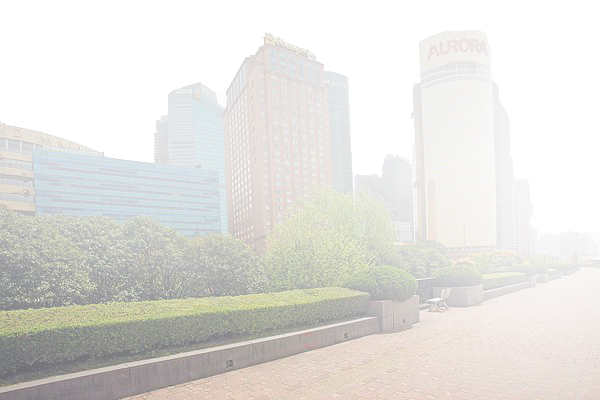
//> input picture fog1.jpg, 600 x 400 px
$ ./源   (built with g++ and OpenCV 4)
//> lines starting //> are read from the running program, lines starting //| are printed output that depends on the picture
//#include "stdafx.h"
#include <opencv2/core/core.hpp>
#include "opencv2/highgui/highgui.hpp"
#include "opencv2/imgproc/imgproc.hpp"
#include <iostream>
//#include <vector>
//
using namespace cv;
using namespace std;
// [34 lines of commented-out code are left out]
Mat histImage(500, 500, CV_8UC3, cv::Scalar(0, 0, 0));
void huiduzhifangtu(Mat ImageGray)
{


	// 定义直方图参数
	const int channels[1] = { 0 };
	const int histSize[1] = { 256 };
	float pranges[2] = { 0,255 };
	const float* ranges[1] = { pranges };


	cv::MatND hist;
	// 计算直方图
	cv::calcHist(&ImageGray, 1, channels, cv::Mat(), hist, 1,
		histSize, ranges);
	// 初始化画布参数
	int hist_w = 500;
	int hist_h = 500;
	int nHistSize = 255;
	//// 区间
	int bin_w = cvRound((double)hist_w / nHistSize);
	// 将直方图归一化到范围 [ 0, histImage.rows ]
	normalize(hist, hist, 0, histImage.rows,
		cv::NORM_MINMAX, -1, cv::Mat());
	// 在直方图画布上画出直方图
	for (int i = 1; i < nHistSize; i++)
	{
		line(histImage, cv::Point(bin_w*(i - 1),
			hist_h - cvRound(hist.at<float>(i - 1))),
			cv::Point(bin_w*(i),
				hist_h - cvRound(hist.at<float>(i))),
			cv::Scalar(0, 0, 255), 2, 8, 0);
	}


}

int main(int argc, char** argv)
{
	cv::Mat inp_img = cv::imread("fog1.jpg");
//> inp_img is the input picture: 400 rows x 600 cols, CV_8UC3; mean B, G, R 220.3, 224.3, 225.7
	if (!inp_img.data) {
		cout << "Something Wrong";
		return -1;
	}
	namedWindow("Input Image", CV_WINDOW_AUTOSIZE);
	cv::imshow("Input Image", inp_img);
	GaussianBlur(inp_img, inp_img, Size(1, 1),0,0);
	cv::Mat clahe_img;
	cv::cvtColor(inp_img, clahe_img, CV_BGR2Lab);
//> clahe_img: 400 rows x 600 cols, CV_8UC3; mean of channels 0, 1, 2 227.4, 127.8, 130.2
	std::vector<cv::Mat> channels(3);
	cv::split(clahe_img, channels);
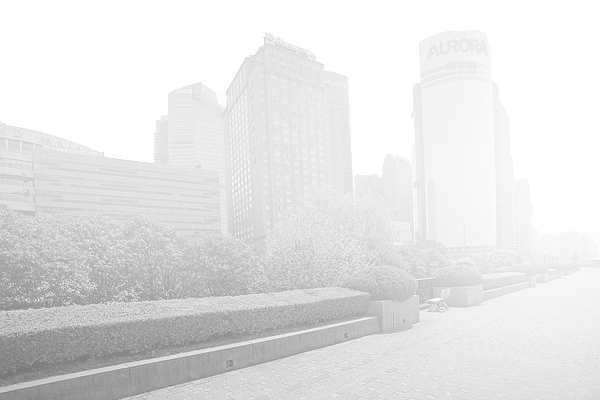
//> channels[0]: 400 rows x 600 cols, CV_8UC1; min 117, max 255, mean 227.4
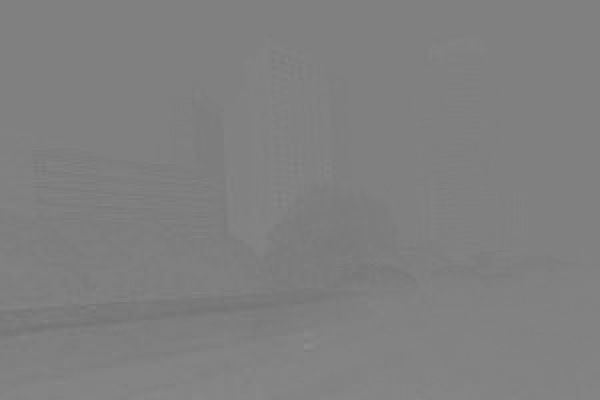
//> channels[1]: 400 rows x 600 cols, CV_8UC1; min 115, max 141, mean 127.8
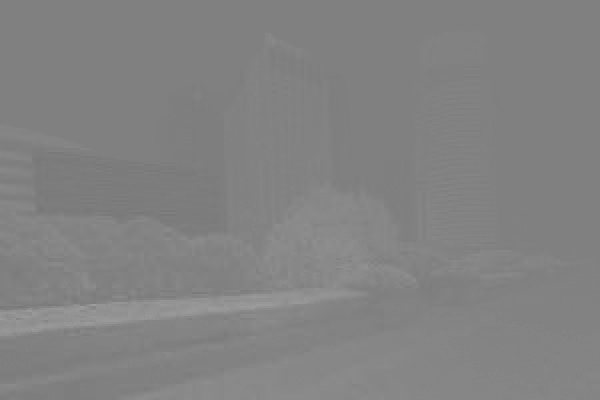
//> channels[2]: 400 rows x 600 cols, CV_8UC1; min 119, max 159, mean 130.2

	cv::Ptr<cv::CLAHE> clahe = cv::createCLAHE();
	// 直方图的柱子高度大于计算后的ClipLimit的部分被裁剪掉，然后将其平均分配给整张直方图
	// 从而提升整个图像
	clahe->setClipLimit(4.); //(int)(4.*(8*8)/256)
	clahe->setTilesGridSize(Size(8, 8)); // 将图像分为8*8块
	cv::Mat dst;
	clahe->apply(channels[0], dst);
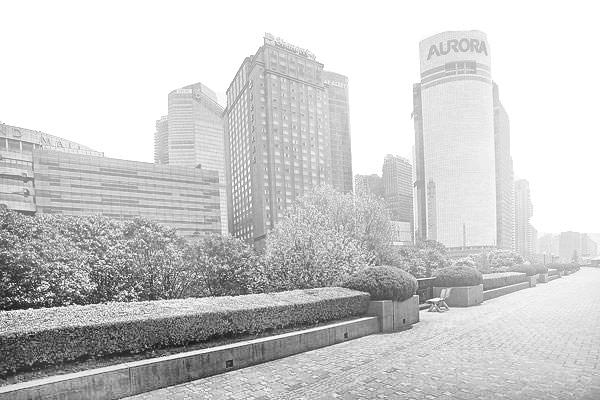
//> dst: 400 rows x 600 cols, CV_8UC1; min 24, max 255, mean 203.1
	dst.copyTo(channels[0]);
	cv::merge(channels, clahe_img);
//> clahe_img: 400 rows x 600 cols, CV_8UC3; mean of channels 0, 1, 2 203.1, 127.8, 130.2

	cv::Mat image_clahe;
	cv::cvtColor(clahe_img, image_clahe, CV_Lab2BGR);
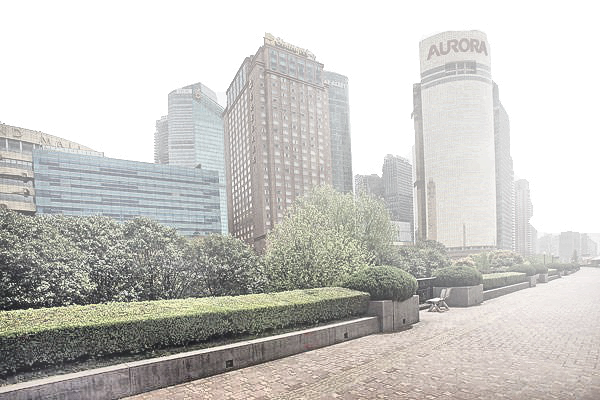
//> image_clahe: 400 rows x 600 cols, CV_8UC3; mean B, G, R 195, 198.9, 200.3

	//cout << cvFloor(-1.5) << endl;

	namedWindow("CLAHE Image", CV_WINDOW_AUTOSIZE);
	cv::imshow("CLAHE Image", image_clahe);
	//GaussianBlur(image_clahe, image_clahe, Size(5, 5), 0, 0);
	huiduzhifangtu(image_clahe);
//> in huiduzhifangtu, `cv::calcHist(&ImageGray, 1, channels, cv::Mat(), hist, 1, histSize, ra..`: hist = 256 values, max 1923 at index 224, min 0 at index 0, mean 662.9
//> in huiduzhifangtu, `normalize(hist, hist, 0, histImage.rows, cv::NORM_MINMAX, -1, cv::Mat(..`: hist = 256 values, max 500 at index 224, min 0 at index 0, mean 172.4
//> after the loop in huiduzhifangtu, `for (int i = 1; i < nHistSize; i++)`:
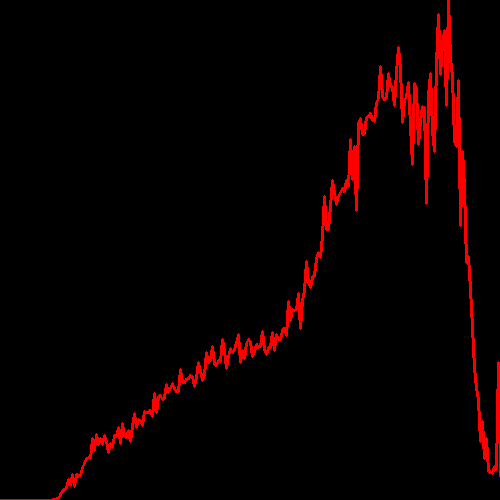
//> histImage: 500 rows x 500 cols, CV_8UC3; mean B, G, R 0, 0, 10.2
	imshow("clahe直方图", histImage);
	imwrite("out.jpg", histImage);
	cv::waitKey(0);
	destroyAllWindows();

	return 0;
}

$ run again, with fog6.jpg copied over fog1.jpg
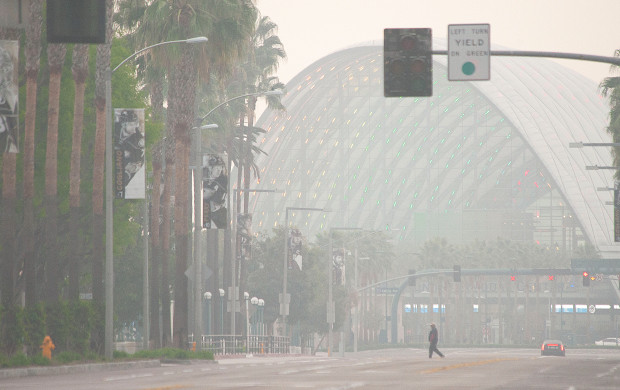
//> input picture fog6.jpg, 620 x 390 px
//> inp_img is the input picture: 390 rows x 620 cols, CV_8UC3; mean B, G, R 162.7, 168.9, 170.6
//> `cv::cvtColor(clahe_img, image_clahe, CV_Lab2BGR);`:
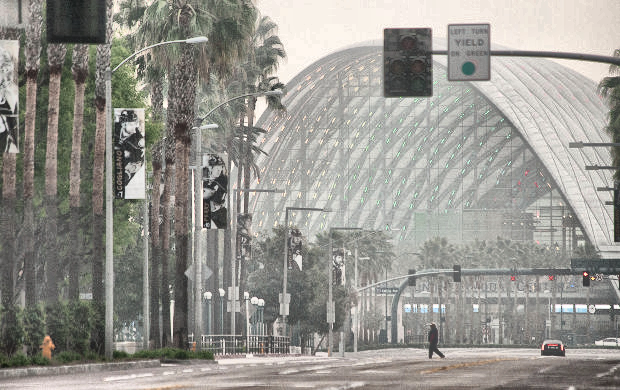
//> image_clahe: 390 rows x 620 cols, CV_8UC3; mean B, G, R 143, 149.1, 150.8
//> in huiduzhifangtu, `cv::calcHist(&ImageGray, 1, channels, cv::Mat(), hist, 1, histSize, ra..`: hist = 256 values, max 2219 at index 233, min 0 at index 0, mean 944.3
//> in huiduzhifangtu, `normalize(hist, hist, 0, histImage.rows, cv::NORM_MINMAX, -1, cv::Mat(..`: hist = 256 values, max 500 at index 233, min 0 at index 0, mean 212.8
//> after the loop in huiduzhifangtu, `for (int i = 1; i < nHistSize; i++)`:
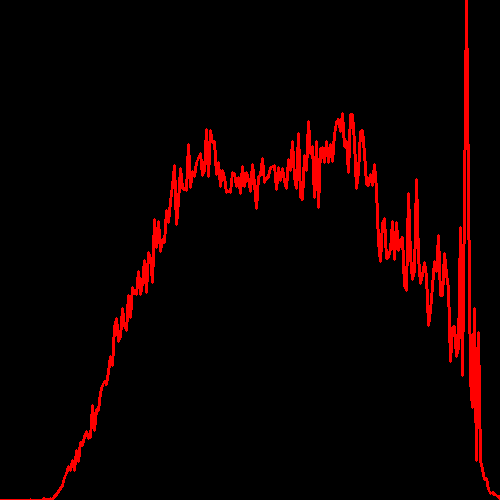
//> histImage: 500 rows x 500 cols, CV_8UC3; mean B, G, R 0, 0, 14.3

$ run again, with fog2out.png saved as fog1.jpg
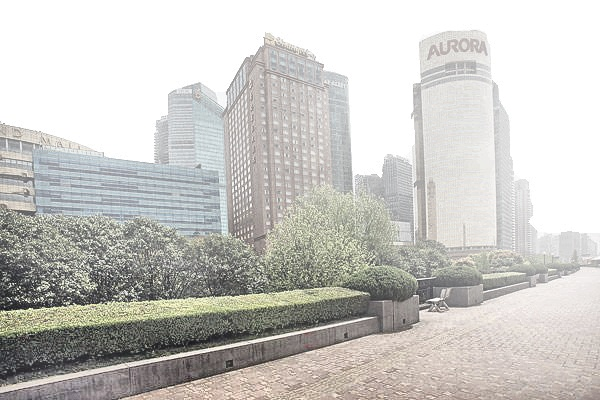
//> input picture fog2out.png, 600 x 400 px
//> inp_img is the input picture: 400 rows x 600 cols, CV_8UC3; mean B, G, R 195.1, 199, 200.4
//> `cv::cvtColor(clahe_img, image_clahe, CV_Lab2BGR);`:
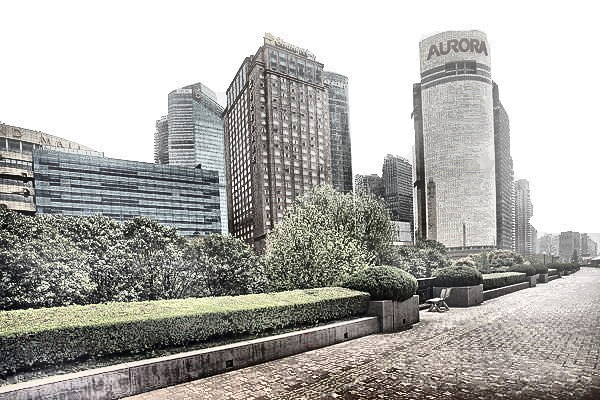
//> image_clahe: 400 rows x 600 cols, CV_8UC3; mean B, G, R 168.5, 172.3, 173.6
//> in huiduzhifangtu, `cv::calcHist(&ImageGray, 1, channels, cv::Mat(), hist, 1, histSize, ra..`: hist = 256 values, max 980 at index 181, min 0 at index 255, mean 669.7
//> in huiduzhifangtu, `normalize(hist, hist, 0, histImage.rows, cv::NORM_MINMAX, -1, cv::Mat(..`: hist = 256 values, max 500 at index 181, min 0 at index 255, mean 341.7
//> after the loop in huiduzhifangtu, `for (int i = 1; i < nHistSize; i++)`:
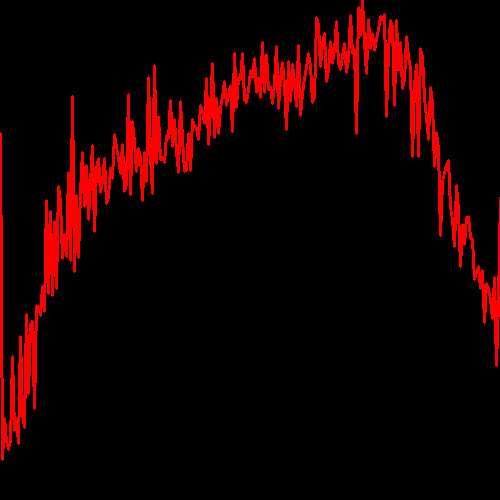
//> histImage: 500 rows x 500 cols, CV_8UC3; mean B, G, R 0, 0, 22.9
